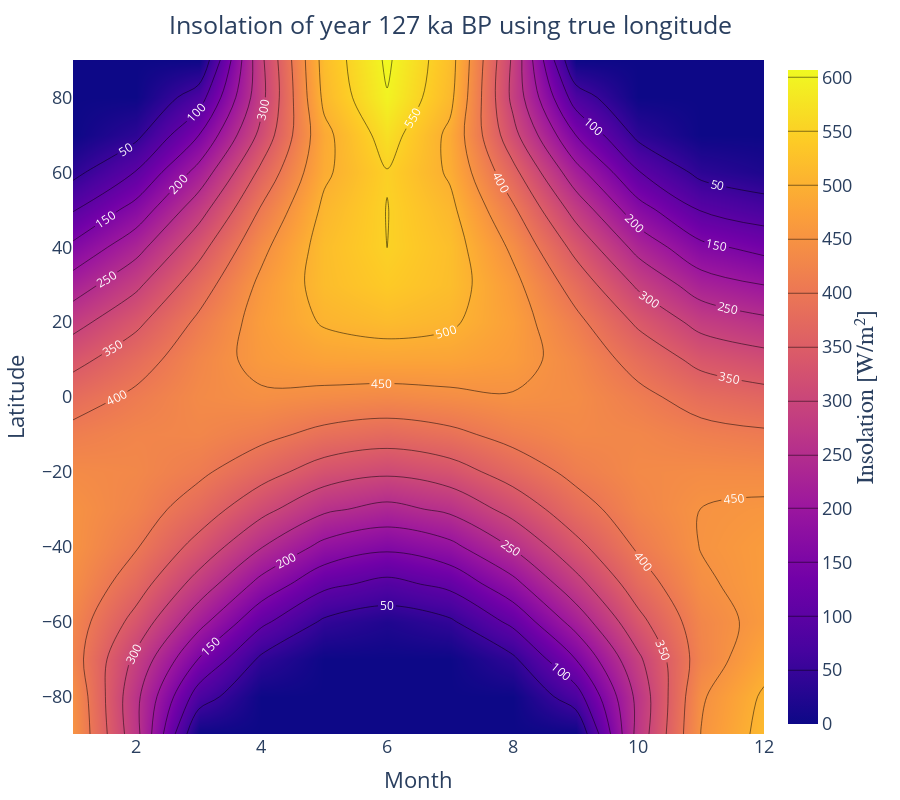

The notebook cell saved with this chart:
### Code cell
cont_127bp_trl = plot(contour(x=month, y=lat, z=INS_127bp_trl, 
                    line_smoothing=0.99, contours_coloring="heatmap", 
                    contours=attr(coloring="heatmap", showlabels=true, labelfont=attr(size=12, color="white")), 
                    colorbar=attr(title="Insolation [W/m²]", titleside="right", titlefont=attr(size=24, family="Arial, sans-serif")), size = (900,500)), 
                    Layout(width=900, height=800, xaxis_title = "Month", yaxis_title ="Latitude", 
                    title = attr(text ="Insolation of year 127 ka BP using true longitude", y=0.98,x=0.5,xanchor= "center",yanchor= "top"), font =attr(size = 18)))

### Figure 1 — Plotly figure (JSON) as saved in the notebook; plotly's stock layout.template omitted (floating-point values rounded to 4 significant figures; data arrays with more than 128 entries replaced by an {"elided": "..."} marker saying what was removed)
{"data": [{"colorbar": {"title": "Insolation [W/m²]", "titlefont": {"family": "Arial, sans-serif", "size": 24}, "titleside": "right"}, "contours": {"coloring": "heatmap", "labelfont": {"color": "white", "size": 12}, "showlabels": true}, "line": {"smoothing": 0.99}, "size": [900, 500], "transpose": true, "type": "contour", "x": [1, 2, 3, 4, 5, 6, 7, 8, 9, 10, 11, 12], "y": [90, 80, 70, 60, 50, 40, 30, 20, 10, 0, -10, -20, -30, -40, -50, -60, -70, -80, -90], "z": {"elided": "12x19 float values"}}], "layout": {"font": {"size": 18}, "height": 800, "margin": {"b": 50, "l": 50, "r": 50, "t": 60}, "title": {"text": "Insolation of year 127 ka BP using true longitude", "x": 0.5, "xanchor": "center", "y": 0.98, "yanchor": "top"}, "width": 900, "xaxis": {"title": {"text": "Month"}}, "yaxis": {"title": {"text": "Latitude"}}}}
